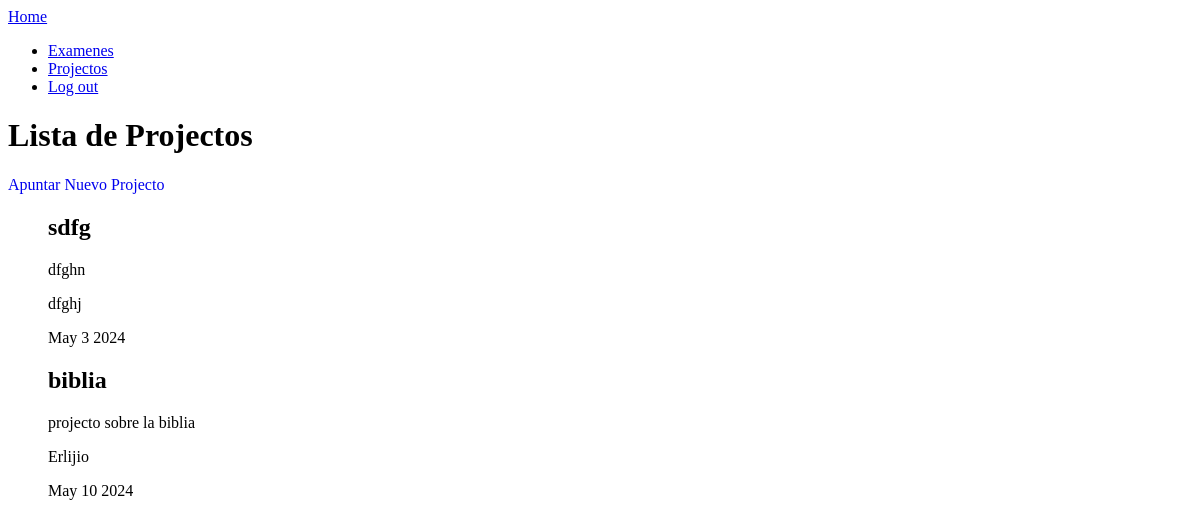
The page /projects/ (signed in) on the database as committed earlier.
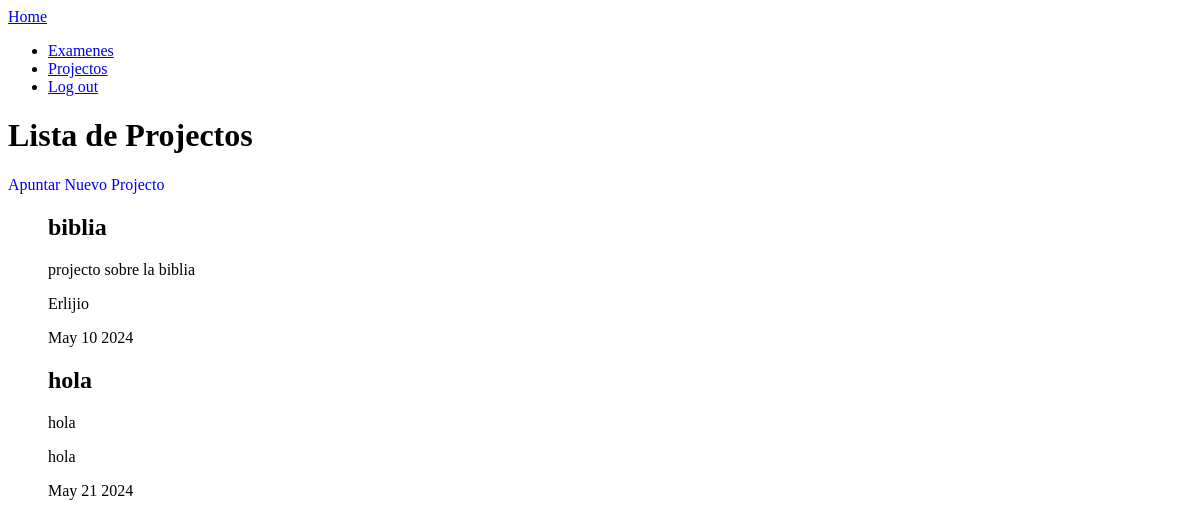
The same page on the database as committed later.
### mycalendar/models.py (models this page shows, shortened)
class Project(models.Model):
    title = models.CharField(max_length=200)
    description = models.TextField(blank=True)
    subject = models.CharField(max_length=200)
    created = models.DateTimeField(auto_now_add=True)
    examdate = models.DateTimeField(blank=True)
    important = models.BooleanField(default=False)
    user = models.ForeignKey(User, on_delete=models.CASCADE)

### mycalendar/views.py (the view)
# urls.py: path('projects/', views.projects, name='projects'),
@login_required
def projects(request):
    projects = Project.objects.filter(user=request.user)
    return render(request, 'project_/projects.html', {
        'projects': projects
    })

### mycalendar/templates/project_/projects.html
{% extends "base.html" %} {% block content %}
<main>
  <div>
    <h1>Lista de Projectos</h1>
    <a style="text-decoration: none" href="{% url 'create_project' %}"
      >Apuntar Nuevo Projecto</a
    >
    <ul>
      {% for project in projects|dictsort:"examdate" %}
      <a
        style="text-decoration: none; color: black"
        href="{% url 'project_detail' project.id %}"
      >
        <header>
          {% if project.important %}
          <h2>{{project.title}}</h2>
          {% else %}
          <h3>{{project.title}}</h3>
          {% endif %}
        </header>
        <p>{{project.description}}</p>
        <p>{{project.subject}}</p>
        <p>{{project.examdate|date:'M j Y'}}</p>
        {% endfor %}
      </a>
    </ul>
  </div>
</main>
{% endblock %}

Rows that differ between the two databases and show on the page:
removed Project: title "sdfg", description "dfghn", subject "dfghj", examdate "May 3 2024"
added Project: title "hola", description "hola", subject "hola", examdate "May 21 2024"
